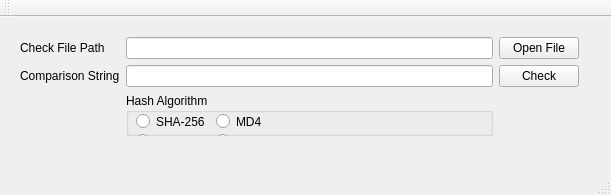
<?xml version="1.0" encoding="UTF-8"?>
<ui version="4.0">
 <class>MainWindow</class>
 <widget class="QMainWindow" name="MainWindow">
  <property name="geometry">
   <rect>
    <x>0</x>
    <y>0</y>
    <width>611</width>
    <height>195</height>
   </rect>
  </property>
  <property name="windowTitle">
   <string>hashCheck</string>
  </property>
  <widget class="QWidget" name="centralWidget">
   <widget class="QWidget" name="gridLayoutWidget">
    <property name="geometry">
     <rect>
      <x>9</x>
      <y>9</y>
      <width>581</width>
      <height>121</height>
     </rect>
    </property>
    <layout class="QGridLayout" name="gridLayout">
     <item row="0" column="0">
      <widget class="QLabel" name="label">
       <property name="text">
        <string>Check File Path</string>
       </property>
      </widget>
     </item>
     <item row="0" column="1">
      <widget class="QLineEdit" name="filePathEdit"/>
     </item>
     <item row="1" column="0">
      <widget class="QLabel" name="label_2">
       <property name="text">
        <string>Comparison String</string>
       </property>
      </widget>
     </item>
     <item row="1" column="2">
      <widget class="QPushButton" name="buttonCheck">
       <property name="text">
        <string>Check</string>
       </property>
      </widget>
     </item>
     <item row="0" column="2">
      <widget class="QPushButton" name="buttonOpen">
       <property name="text">
        <string>Open File</string>
       </property>
      </widget>
     </item>
     <item row="1" column="1">
      <widget class="QLineEdit" name="comparisonStringEdit"/>
     </item>
     <item row="2" column="1">
      <widget class="QGroupBox" name="groupBox">
       <property name="title">
        <string>Hash Algorithm</string>
       </property>
       <widget class="QRadioButton" name="radioMD4">
        <property name="geometry">
         <rect>
          <x>90</x>
          <y>20</y>
          <width>51</width>
          <height>17</height>
         </rect>
        </property>
        <property name="text">
         <string>MD4</string>
        </property>
        <property name="checked">
         <bool>false</bool>
        </property>
       </widget>
       <widget class="QRadioButton" name="radioSHA256">
        <property name="geometry">
         <rect>
          <x>10</x>
          <y>20</y>
          <width>82</width>
          <height>17</height>
         </rect>
        </property>
        <property name="text">
         <string>SHA-256</string>
        </property>
       </widget>
       <widget class="QRadioButton" name="radioSHA512">
        <property name="geometry">
         <rect>
          <x>10</x>
          <y>40</y>
          <width>82</width>
          <height>17</height>
         </rect>
        </property>
        <property name="text">
         <string>SHA-512</string>
        </property>
       </widget>
       <widget class="QRadioButton" name="radioMD5">
        <property name="geometry">
         <rect>
          <x>90</x>
          <y>40</y>
          <width>41</width>
          <height>17</height>
         </rect>
        </property>
        <property name="text">
         <string>MD5</string>
        </property>
        <property name="checked">
         <bool>true</bool>
        </property>
       </widget>
      </widget>
     </item>
    </layout>
   </widget>
  </widget>
  <widget class="QMenuBar" name="menuBar">
   <property name="geometry">
    <rect>
     <x>0</x>
     <y>0</y>
     <width>611</width>
     <height>21</height>
    </rect>
   </property>
  </widget>
  <widget class="QToolBar" name="mainToolBar">
   <attribute name="toolBarArea">
    <enum>TopToolBarArea</enum>
   </attribute>
   <attribute name="toolBarBreak">
    <bool>false</bool>
   </attribute>
  </widget>
  <widget class="QStatusBar" name="statusBar"/>
 </widget>
 <layoutdefault spacing="6" margin="11"/>
 <resources/>
 <connections/>
</ui>
